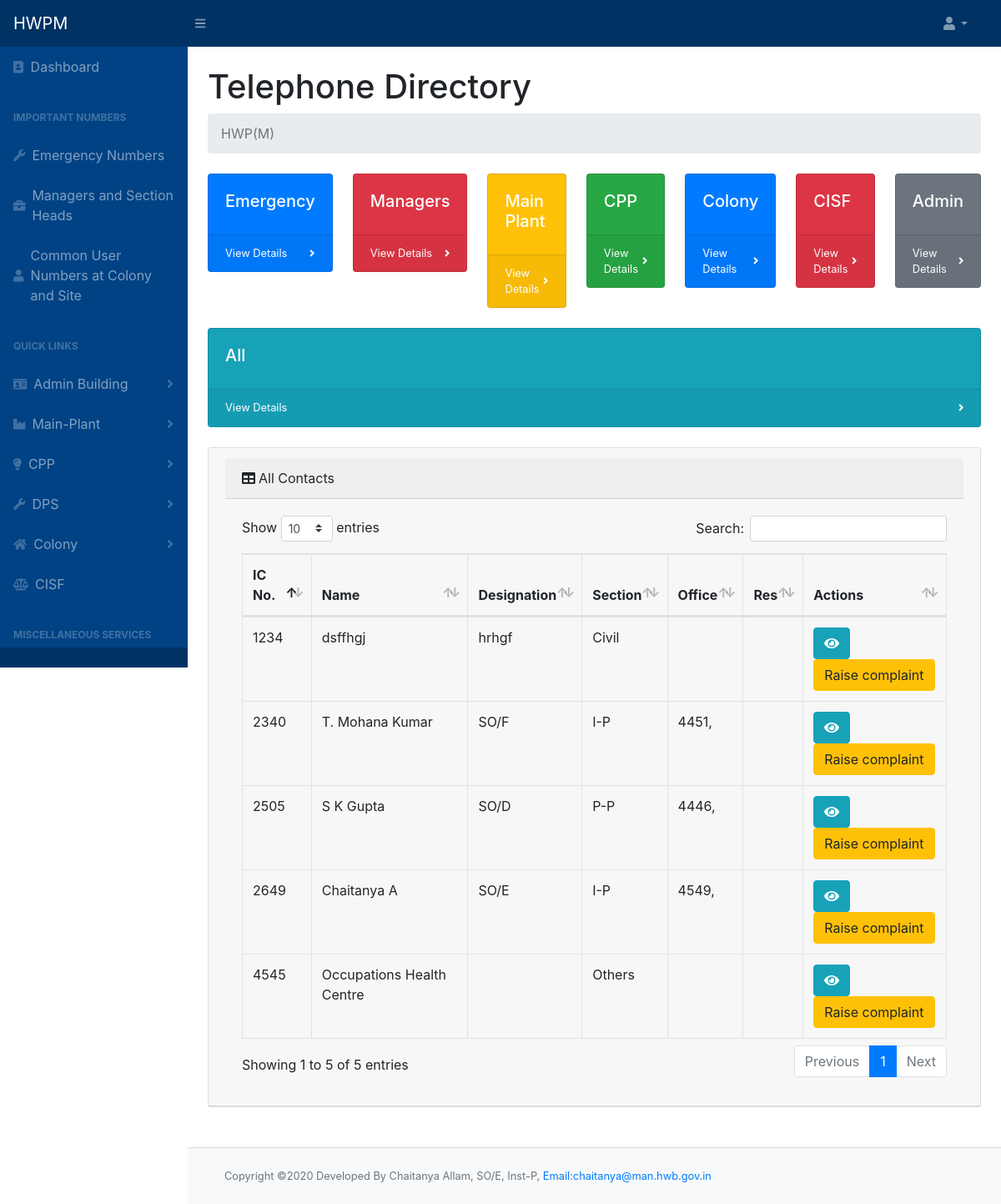
The page / on the database its author committed.
### tables this page shows
CREATE TABLE `employee` (
  `icno` int(10) NOT NULL,
  `name` varchar(50) NOT NULL,
  `designation` varchar(50) NOT NULL,
  `section` varchar(50) NOT NULL,
  `pno` int(20) NOT NULL,
  `email` varchar(100) NOT NULL,
  `mobile` varchar(20) NOT NULL,
  `cat1` int(11) NOT NULL,
  `cat2` int(11) NOT NULL,
  `cat3` int(11) NOT NULL,
  `cat4` int(11) NOT NULL
);

CREATE TABLE `phone_master` (
  `pno` int(10) NOT NULL,
  `parallel_pno` int(10) NOT NULL,
  `callerid_phone` int(10) NOT NULL,
  `wireless_phone` int(10) NOT NULL,
  `zero_dialing` int(10) NOT NULL,
  `jbdetails` text NOT NULL,
  `complaint_flag` tinyint(1) NOT NULL DEFAULT '0',
  `icno` int(10) NOT NULL,
  `off` tinyint(1) NOT NULL,
  `res` tinyint(1) NOT NULL,
  `emergency` tinyint(1) NOT NULL,
  `cat1` int(11) NOT NULL,
  `cat2` int(11) NOT NULL,
  `cat3` int(11) NOT NULL,
  `cat4` int(11) NOT NULL
);

### index.php (the view, shortened to what this page needs)
<!DOCTYPE html>
<html lang="en">
<?php include "header.php";
?>
<div id="layoutSidenav_content">
    <main>
        <div class="container-fluid">
            <h1 class="mt-4">Telephone Directory </h1>
            <ol class="breadcrumb mb-4">
                <li class="breadcrumb-item active">HWP(M)</li>
            </ol>
            <div class="row">
                <div class="col-xl col-md-4">
                    <div class="card bg-primary text-white mb-4">
                        <div class="card-body">
                            <h5>Emergency</h5>
                        </div>
                        <div class="card-footer d-flex align-items-center justify-content-between">
                            <a class="small text-white stretched-link" href="mech.php">View Details</a>
                            <div class="small text-white"><i class="fas fa-angle-right"></i></div>
                        </div>
                    </div>
                </div>
                <div class="col-xl col-md-4">
                    <div class="card bg-elec text-white mb-4">
                        <div class="card-body">
                            <h5>Managers</h5>
                        </div>
                        <div class="card-footer d-flex align-items-center justify-content-between">
                            <a class="small text-white stretched-link" href="managers.php">View Details</a>
                            <div class="small text-white"><i class="fas fa-angle-right"></i></div>
                        </div>
                    </div>
                </div>
                <div class="col-xl col-md-4">
                    <div class="card bg-warning text-white mb-4">
                        <div class="card-body">
                            <h5>Main Plant</h5>
                        </div>
                        <div class="card-footer d-flex align-items-center justify-content-between">
                            <a class="small text-white stretched-link" href="#">View Details</a>
                            <div class="small text-white"><i class="fas fa-angle-right"></i></div>
                        </div>
                    </div>
                </div>
                <div class="col-xl col-md-4">
                    <div class="card bg-success text-white mb-4">
                        <div class="card-body">
                            <h5>CPP</h5>
                        </div>
                        <div class="card-footer d-flex align-items-center justify-content-between">
                            <a class="small text-white stretched-link" href="cpp.php">View Details</a>
                            <div class="small text-white"><i class="fas fa-angle-right"></i></div>
                        </div>
                    </div>
                </div>
                <div class="col-xl col-md-4">
                    <div class="card bg-primary text-white mb-4">
                        <div class="card-body">
                            <h5>Colony</h5>
                        </div>
                        <div class="card-footer d-flex align-items-center justify-content-between">
                            <a class="small text-white stretched-link" href="colony.php">View Details</a>
                            <div class="small text-white"><i class="fas fa-angle-right"></i></div>
                        </div>
                    </div>
                </div>
                <div class="col-xl col-md-4">
                    <div class="card bg-danger text-white mb-4">
                        <div class="card-body">
                            <h5>CISF</h5>
                        </div>
                        <div class="card-footer d-flex align-items-center justify-content-between">
                            <a class="small text-white stretched-link" href="inst.php">View Details</a>
                            <div class="small text-white"><i class="fas fa-angle-right"></i></div>
                        </div>
                    </div>
                </div>
                <div class="col-xl col-md-4">
                    <div class="card bg-secondary text-white mb-4">
                        <div class="card-body">
                            <h5>Admin</h5>
                        </div>
                        <div class="card-footer d-flex align-items-center justify-content-between">
                            <a class="small text-white stretched-link" href="inst.php">View Details</a>
                            <div class="small text-white"><i class="fas fa-angle-right"></i></div>
                        </div>
                    </div>
                </div>
                <div class="col-xl col-md-4">
                    <div class="card bg-info text-white mb-4">
                        <div class="card-body">
                            <h5>All</h5>
                        </div>
                        <div class="card-footer d-flex align-items-center justify-content-between">
                            <a class="small text-white stretched-link" href="all.php">View Details</a>
                            <div class="small text-white"><i class="fas fa-angle-right"></i></div>
                        </div>
                    </div>
                </div>
            </div>
            <div class="card mb-4">
                <div class="card-header">
                    <div class="card-header"><i class="fas fa-table mr-1"></i>All Contacts</div>
                    <div class="card-body">
                        <div class="table-responsive table-hover">
                            <table class="table table-bordered" id="dataTable" width="100%" cellspacing="0">
                                <thead>
                                    <tr>
                                        <th>IC No.</th>
                                        <th>Name</th>
                                        <th>Designation</th>
                                        <th>Section</th>
                                        <th>Office</th>
                                        <th>Res</th>
                                        <th>Actions</th>
                                    </tr>
                                </thead>
                                <tbody>
                                    <?php $query = $conn->query("SELECT * FROM `employee`");
                                    while ($row = $query->fetch_assoc()) {
                                        echo "<tr>";
                                    ?>
                                        <td><?php echo $row['icno'] ?></td>
                                        <td><?php echo $row['name'] ?></td>
                                        <td><?php echo $row['designation'] ?></td>
                                        <td><?php echo $row['section'] ?></td>
                                        <td>
                                            <?php
                                            include "get_off_phone.php";
                                            ?>
                                        </td>
                                        <td>
                                        </td>
                                        <td>
                                            <button type="button" class="btn btn-info" data-toggle="modal" data-target="#myModalview" id="getUser" data-id="<?php echo $row['icno'] ?>"><i class="fa fa-eye"></i></button>
                                            <button type="button" class="btn btn-warning" data-toggle="modal" data-target="#myModalcomplaint" id="complaintreg" data-id="<?php echo $row['pno'] ?>">Raise complaint</button>
                                        </td>
                                    <?php
                                        echo "</tr>";
                                    } ?>
                                </tbody>
                            </table>
                        </div>
                    </div>
                </div>
            </div>
        </div>
    </main>
    <br>
    <footer class="py-4 bg-light mt-auto card-footer">
        <div class="container-fluid">
            <div class="d-flex align-items-center justify-content-between small">
                <div class="text-muted">Copyright &copy;2020 Developed By Chaitanya Allam, SO/E, Inst-P, <a href="mailto:chaitanya@man.hwb.gov.in" style="font-size:0.8rem">Email:chaitanya@man.hwb.gov.in</a></div>
            </div>
        </div>
    </footer>
</div>
<?php include "footer.php" ?>

### get_off_phone.php
<?php
require_once"config.php";
if (isset($_GET['icno'])) {
    $icno = $_GET['icno'];
    $query_string = "SELECT * FROM `phone_master` where `icno`='" . $icno . "'";
    $query2 = $conn->query($query_string);
    $num_rows = $query2->num_rows;
    if ($num_rows != 0) {
        while ($row2=$query2->fetch_assoc())
        {
            if($row2['off']==1)
            echo $row2['pno'].", ";
        }
    }
}

### rows shown on the page
employee: icno "1234", name "dsffhgj", designation "hrhgf", section "Civil"
employee: icno "2340", name "T. Mohana Kumar", designation "SO/F", section "I-P"
phone_master: pno "4451"
employee: icno "2505", name "S K Gupta", designation "SO/D", section "P-P"
phone_master: pno "4446"
employee: icno "2649", name "Chaitanya A", designation "SO/E", section "I-P"
phone_master: pno "4549"
employee: icno "4545", name "Occupations Health Centre", section "Others"
